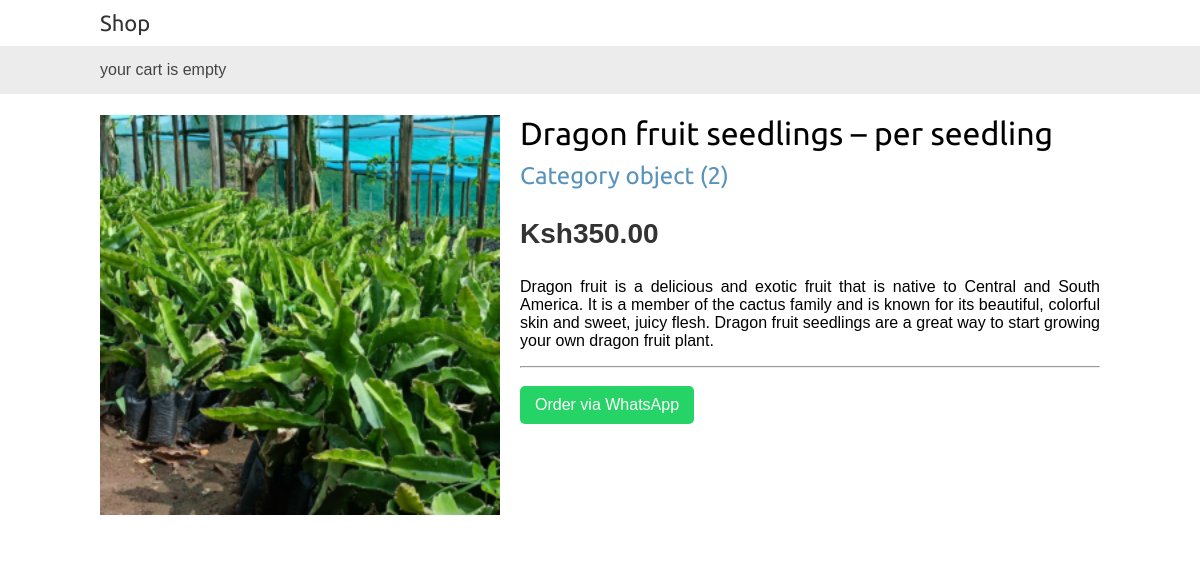
The app's page /8/dragon-fruit-seedlings-per-seedling with its own data.
### shop/models.py (models this page shows, shortened)
class Product(models.Model):
    category = models.ForeignKey(Category, related_name='products', on_delete=models.CASCADE)
    name = models.CharField(max_length=200, db_index=True)
    slug = models.SlugField(max_length=200, db_index=True)
    image = models.ImageField(upload_to='products/%Y/%m/%d', blank=True)
    description = models.TextField(blank=True)
    price = models.DecimalField(max_digits=10, decimal_places=2)
    available = models.BooleanField(default=True)
    created = models.DateTimeField(auto_now_add=True)
    updated = models.DateTimeField(auto_now=True)
    class Meta:
        ordering = ('name',)
        index_together = (('id', 'slug'),)

class Category(models.Model):
    name = models.CharField(max_length =200, db_index=True)
    slug = models.SlugField(max_length=200, unique=True)
    class Meta:
        ordering = ('name',)
        verbose_name = 'category'
        verbose_name_plural = 'categories'
    def get_absolute_url(self):
        return reverse('shop:product_list_by_category', args=[self.slug])

### shop/views.py (the view)
# urls.py: path('<int:id>/<slug:slug>', views.product_detail, name='product_detail'),
def product_detail(request, id, slug):
    product = get_object_or_404(Product, id=id, slug=slug, available=True)
    return render(request, 'shop/product/detail.html', {'product': product})

### shop/templates/shop/product/detail.html (shortened to what this page needs)
{% extends "shop/base.html" %}
{% load static %}
{% block content %}
    <div class="product-detail">
        <img src="{% if product.image %}{{ product.image.url }}{% else %}{% static "img/no_image.png" %}{% endif %}">
        <h1>{{ product.name }}</h1>
        <h2>
            <a href="{{ product.category.get_absolute_url }}">
                {{ product.category }}
            </a>
        </h2>
        <p class="price">Ksh{{ product.price }}</p>
        {{ product.description|linebreaks }}
        <hr>
        <a href="https://wa.me/+254721444655?text=Hi,%20I%20want%20to%20order%20{{ product.name }}%20-%20{{ product.price }}" class="whatsapp-button" target="blank">Order via WhatsApp</a>
    </div>
{% endblock %}

### shop/static/css/base.css (style rules this page uses)
body { margin:0; padding:0; font-family:helvetica, sans-serif; }
h1, h2, h3, h4, h5 , h6 { font-family: 'Ubuntu', sans-serif; font-weight:normal; }
a { text-decoration:none; color:#5993bb; }
.product-detail { text-align:justify; }
.product-detail .price { color:#333; font-size:28px; font-weight:bold; }
.product-detail img { width:40%; float:left; padding:0 20px 20px 0; }
.product-detail h1 { margin-bottom:0; }
.product-detail h2 { margin-top:10px; }
.whatsapp-button { background-color: #25d366; color: #fff; padding: 10px 15px; text-decoration: none; border-radius: 5px; display: inline-block; margin-top: 10px; }

### shop/templates/shop/base.html (style rules this page uses)
.whatsapp-button { background-color: #25d366; color: #fff; padding: 10px 15px; text-decoration: none; border-radius: 5px; display: inline-block; margin-top: 10px; }

### records on screen
Product: image (picture), name "Dragon fruit seedlings – per seedling", category "Category object (2)", price "350.00", description "Dragon fruit is a delicious and exotic fruit that is native to Central and South America. It is a member of the cactus family and is known for its beautiful, colorful skin and sweet, juicy flesh. Dragon fruit seedlings are a great way to start growing your own dragon fruit plant."
